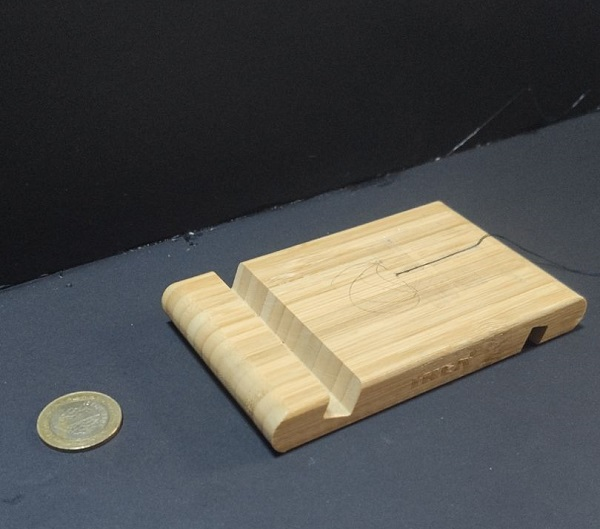
#> input picture Resources/test.jpg, 600 x 529 px
$ python image_contour_1.py
#> lines starting #> are read from the running program, lines starting #| are printed output that depends on the picture; after the words box and inside, x2 and y2 are one past the last pixel; in counts of white or black regions, pixels touching at a corner belong together
import cv2

# Read the input image
img = cv2.imread('Resources/test.jpg')
#> img is the input picture: shape (529, 600, 3); mean B, G, R 79.5, 82.4, 83

# convert the image to grayscale
gray = cv2.cvtColor(img, cv2.COLOR_BGR2GRAY)
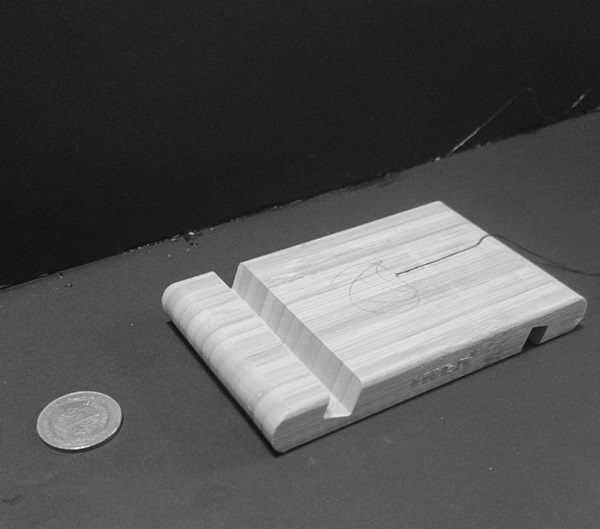
#> gray: shape (529, 600); min 9, max 252, mean 82.2

# Apply thresholding in the gray image to create a binary image
ret,thresh = cv2.threshold(gray,150,255,0)
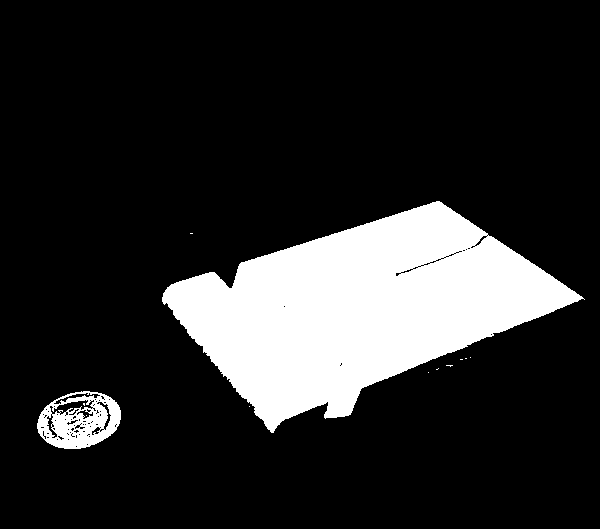
#> thresh: shape (529, 600); 16.6% white; 12 white regions (10 under 20 px)

# Find the contours using binary image
contours,hierarchy = cv2.findContours(thresh, cv2.RETR_TREE,cv2.CHAIN_APPROX_SIMPLE)
#> contours = 121 contours, 109 with area under 20; largest, box (x1, y1, x2, y2) and area: (162, 201, 585, 433) 49266, (37, 391, 121, 449) 3646, (49, 399, 95, 416) 334, (53, 392, 101, 405) 166, (96, 401, 112, 431) 114
print("Number of contours in image:",len(contours))
#| Number of contours in image: 121
for cnt in contours:
    # if the contour is not sufficiently large, ignore it
    if cv2.contourArea(cnt) < 100:
        continue
# cnt = contours[0]

# compute the area and perimeter
    area = cv2.contourArea(cnt)
    perimeter = cv2.arcLength(cnt, True)
    perimeter = round(perimeter, 4)
    print('Area:', area)
    print('Perimeter:', perimeter)
    img1 = cv2.drawContours(img, [cnt], -1, (0,255,255), 3)
    x1, y1 = cnt[0,0]
    cv2.putText(img1, f'Area:{area}', (x1, y1), cv2.FONT_HERSHEY_SIMPLEX, 0.6, (0, 0, 255), 2)
    cv2.putText(img1, f'Perimeter:{perimeter}', (x1, y1+20), cv2.FONT_HERSHEY_SIMPLEX, 0.6, (0, 0, 255), 2)
#> this loop made 121 passes
#> cnt on passes 1, 3, 4, 5, 6, 8, 12, 15, 17, 18, 19, 21: [[249, 406]], [[75, 446], [76, 445], [77, 446], [76, 447]], [[86, 444], [87, 443], [88, 444], [87, 445]], [[67, 439], [68, 438], [69, 439], [68, 440]], [[56, 439], [57, 438], [58, 439], [57, 440]], [[88, 436], [89, 435], [90, 436], [89, 437]], [[86, 435], [87, 434], [88, 435], [87, 436]], [[78, 434], [79, 433], [80, 434], [79, 435]], [[67, 434], [68, 433], [69, 434], [68, 435]], [[71, 433], [72, 432], [73, 433], [72, 434]], [[66, 433], [67, 432], [68, 433], [67, 434]], [[69, 432], [70, 431], [71, 432], [70, 433]]
#> (area, perimeter, x1, y1) on pass 2: (3646, 236.3, 81, 391)
#| Area: 3646.0
#| Perimeter: 236.3087
#| Area: 105.0
#| Perimeter: 78.0833
#| Area: 114.5
#| Perimeter: 83.4975
#| Area: 333.5
#| Perimeter: 176.7523
#| Area: 166.0
#| Perimeter: 121.7401
#> (further printed lines are left out)
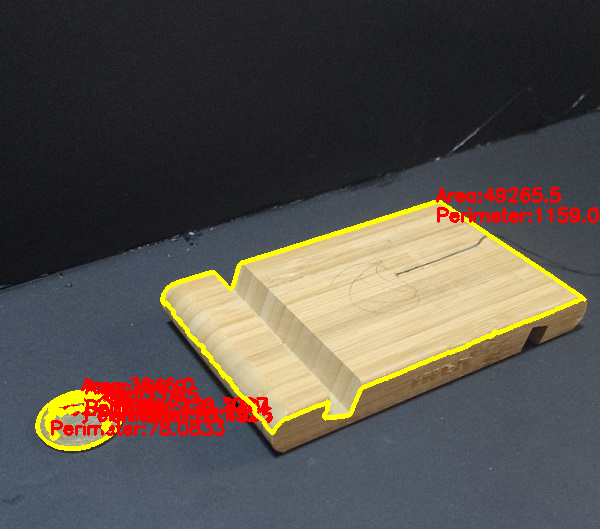
#> img: shape (529, 600, 3); 4.7% of pixels changed, all inside (x1, y1, x2, y2) = (35, 187, 600, 451)

cv2.imshow("Image", img)
cv2.waitKey(0)
cv2.destroyAllWindows()

$ run again, with Resources/IMG_20221220_224141.jpg copied over Resources/test.jpg
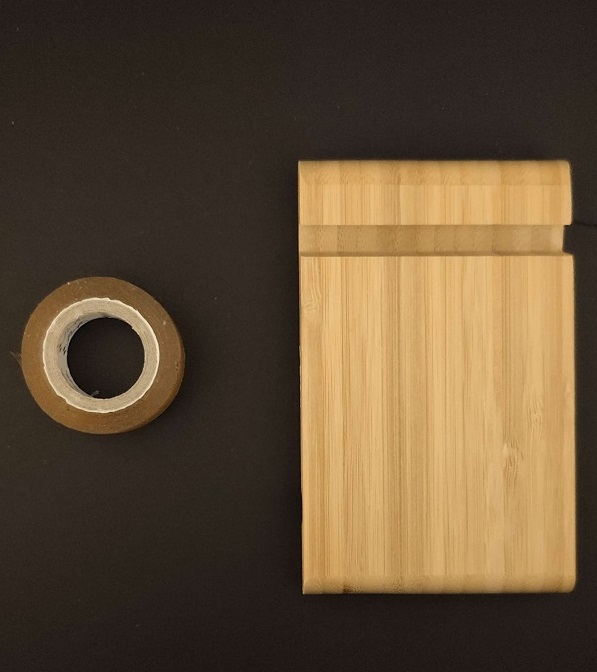
#> input picture Resources/IMG_20221220_224141.jpg, 597 x 672 px
#> img is the input picture: shape (672, 597, 3); mean B, G, R 53.5, 76.9, 96.3
#> `ret,thresh = cv2.threshold(gray,150,255,0)`:
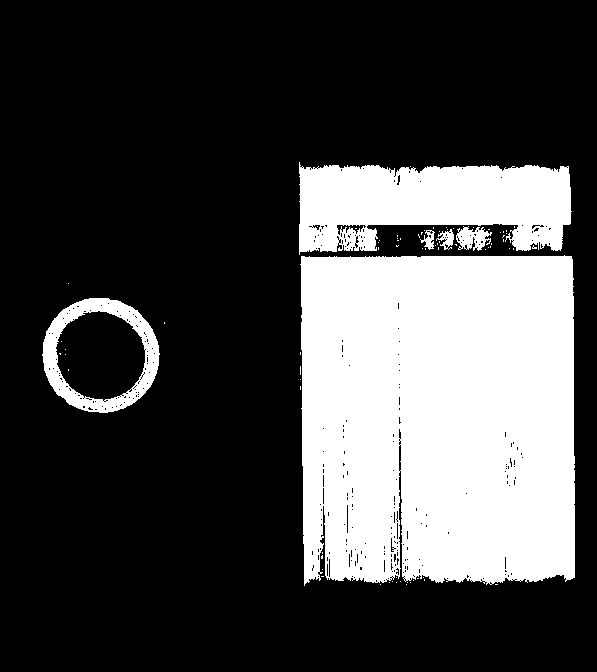
#> thresh: shape (672, 597); 27.6% white; 77 white regions (71 under 20 px)
#> contours = 449 contours, 422 with area under 20; largest, box (x1, y1, x2, y2) and area: (300, 255, 575, 586) 86846, (299, 162, 572, 255) 18302, (42, 298, 160, 413) 10414, (55, 310, 146, 402) 6202, (456, 226, 492, 251) 474
#| Number of contours in image: 449
#> the loop `for cnt in contours:` made 449 passes
#> cnt on passes 1 to 3: [[495, 584], [497, 584]], [[406, 584]], [[380, 584]]
#> (printed output is left out)
#> after the loop `for cnt in contours:`:
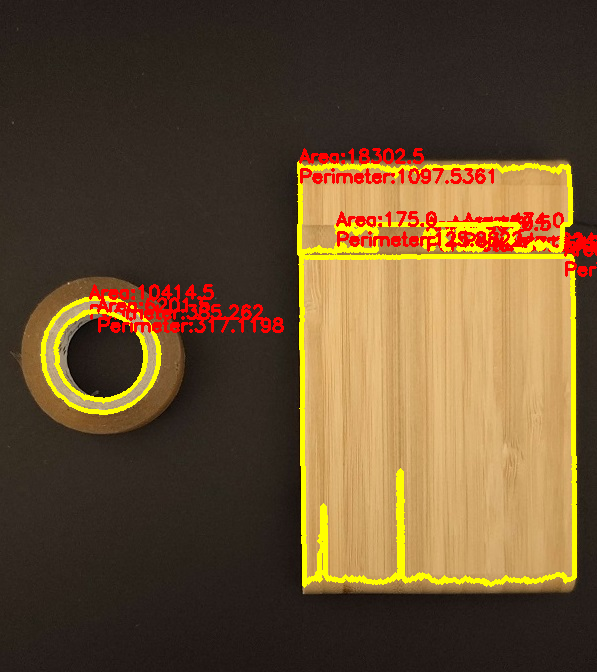
#> img: shape (672, 597, 3); 6.43% of pixels changed, all inside (x1, y1, x2, y2) = (40, 148, 597, 588)
